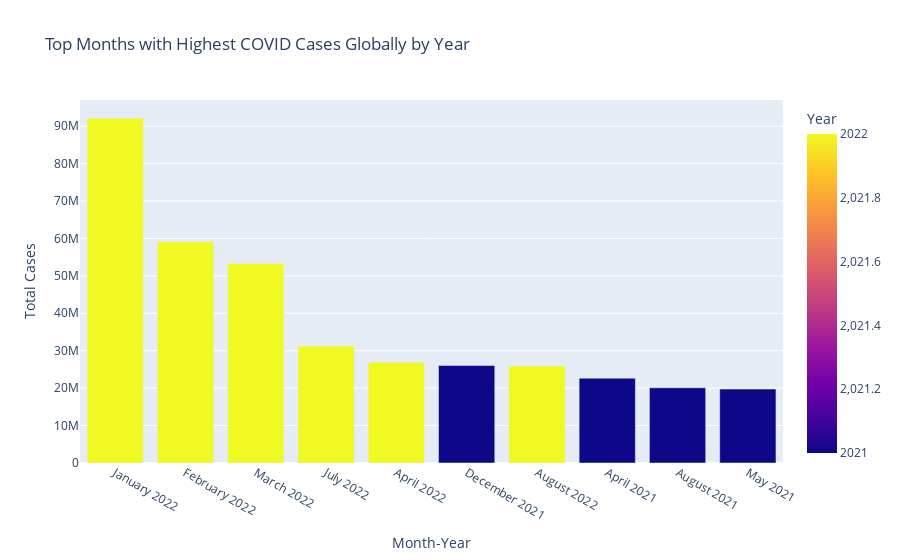

This figure's notebook cell:
### Markdown cell above
<br><span style="font-family: 'Times New Roman', Times, serif; font-weight: bold; font-size: 25px;">Visualization of Top Months with Highest COVID Cases Globally by Year</span>

### Code cell
import plotly.express as px
import pandas as pd

# Converting Data from query result to a dictionary
month_data = {
    'Month': ['January', 'February', 'March', 'July', 'April', 'December', 'August', 'April', 'August', 'May'],
    'Year': [2022, 2022, 2022, 2022, 2022, 2021, 2022, 2021, 2021, 2021],  # Corresponding year for each month
    'Total Cases': [92118581, 59122013, 53268347, 31233554, 26900369, 26046424, 25942490, 22656009, 20105063, 19757432]
}

# Convert to DataFrame
df_month = pd.DataFrame(month_data)

# Combine month and year into a single column for x-axis
df_month['Month-Year'] = df_month['Month'] + ' ' + df_month['Year'].astype(str)

# Create an interactive plot for monthly cases, with distinct colors for years
fig_month = px.bar(df_month, 
                   x='Month-Year', 
                   y='Total Cases', 
                   color='Year', 
                   title='Top Months with Highest COVID Cases Globally by Year', 
                   labels={'Total Cases': 'Total Cases'})

# Show the interactive plot
fig_month.show()

### Figure 1 — Plotly figure (JSON) as saved in the notebook; plotly's stock layout.template omitted (floating-point values rounded to 4 significant figures)
{"data": [{"alignmentgroup": "True", "hovertemplate": "Month-Year=%{x}<br>Total Cases=%{y}<br>Year=%{marker.color}<extra></extra>", "legendgroup": "", "marker": {"color": [2022, 2022, 2022, 2022, 2022, 2021, 2022, 2021, 2021, 2021], "coloraxis": "coloraxis", "pattern": {"shape": ""}}, "name": "", "offsetgroup": "", "orientation": "v", "showlegend": false, "textposition": "auto", "type": "bar", "x": ["January 2022", "February 2022", "March 2022", "July 2022", "April 2022", "December 2021", "August 2022", "April 2021", "August 2021", "May 2021"], "xaxis": "x", "y": [92118581, 59122013, 53268347, 31233554, 26900369, 26046424, 25942490, 22656009, 20105063, 19757432], "yaxis": "y"}], "layout": {"barmode": "relative", "coloraxis": {"colorbar": {"title": {"text": "Year"}}, "colorscale": [[0, "#0d0887"], [0.1111, "#46039f"], [0.2222, "#7201a8"], [0.3333, "#9c179e"], [0.4444, "#bd3786"], [0.5556, "#d8576b"], [0.6667, "#ed7953"], [0.7778, "#fb9f3a"], [0.8889, "#fdca26"], [1, "#f0f921"]]}, "legend": {"tracegroupgap": 0}, "title": {"text": "Top Months with Highest COVID Cases Globally by Year"}, "xaxis": {"anchor": "y", "domain": [0, 1], "title": {"text": "Month-Year"}}, "yaxis": {"anchor": "x", "domain": [0, 1], "title": {"text": "Total Cases"}}}}
